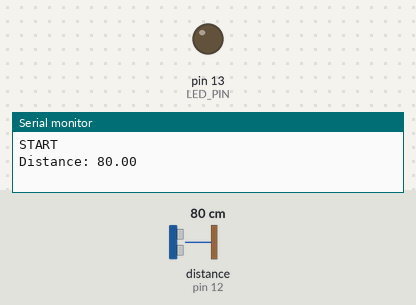
The sketch below on a simulated Arduino Uno, built with avr-gcc and run on an emulated ATmega328P. On the bench: output pins drawn as LEDs (lit = HIGH), the last lines printed to the serial monitor. Wiring (inferred from the names in the program): ultrasonic range finder: trigger pin 11; echo pin 12. Inputs (shaded band) come from the test bench; at power-on: distance to the obstacle (sensor on pin 12) 80 cm. The echo pulse lasts 58.3 µs per cm; pins used as bus, display or sensor lines are not drawn.

Above: at 0.1 s.
At 0.7 s:
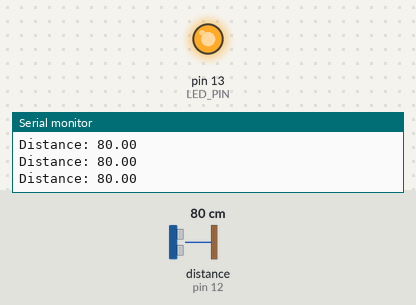
Timing chart, 0 to 2.2 s (numbered marks = the images above):
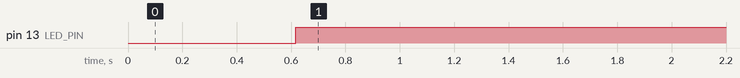

The sketch:

Tualet.ino
```cpp
/*
 Для запоминания в еепром начального расстояния, прикрыть вплотную излучатель и выйти.
 Через 6 сек устройство считает расстояние и примет его за начальное

 */
#include <avr/wdt.h>
#include <EEPROM.h>

const int LED_PIN = 13;      // select the pin for the LED
const int DIST_TRIG_PIN = 11;
const int DIST_ECHO_PIN = 12;
const int MaxCountBeforeOn= 2;
const int MaxCountBeforeOff= 10;
const int MaxCountBeforeCalibr= 2;

byte ControlDistanceSm = 60;

float DistanceSm;
int countBeforeOn= 0;
int countBeforeOff= 0;
int countBeforeCalibr = 0;
boolean switchedOn = false;

void setup() {
  pinMode(LED_PIN, OUTPUT);
  pinMode(DIST_TRIG_PIN, OUTPUT);
  pinMode(DIST_ECHO_PIN, INPUT);

  // initialize serial communications at 9600 bps:
  Serial.begin(9600);

  Serial.println("START");

  ControlDistanceSm = EEPROM.read(0);

  wdt_enable(WDTO_8S);  //если в loop не делать wdt_reset, то каждые 8сек будет перезагрузка
  wdt_reset();
}

void loop() {
  // read the analog in value:
  int checkDistanceStatus = checkDistanceAlarm();
  if (checkDistanceStatus == 1)
  {
    countBeforeOff = 0;
    countBeforeCalibr = 0;
    if (countBeforeOn < MaxCountBeforeOn)
    {
      countBeforeOn ++;
    }
    else
    {
      countBeforeOn = 0;
      switchedOn = true;
      swithRelay();
    }
  }
  else if (checkDistanceStatus == 0)
  {
    countBeforeOn = 0;
    countBeforeCalibr = 0;
    if (countBeforeOff < MaxCountBeforeOff)
    {
      countBeforeOff ++;
    }
    else
    {
      countBeforeOff = 0;
      switchedOn = false;
      swithRelay();
    }
  }
  else  //checkDistanceStatus == 2
  {
    countBeforeOn = 0;
    countBeforeOff = 0;
    if (countBeforeCalibr < MaxCountBeforeCalibr)
    {
      countBeforeCalibr ++;
    }
    else
    {
      countBeforeCalibr = 0;
      Serial.println("eeprom");

      delay(6000);
      GetDistance();
      ControlDistanceSm = DistanceSm;
      Serial.println(ControlDistanceSm);
      saveEeprom();
    }
  }

  delay(300);

  cli(); //запрещает прерывания
  wdt_reset(); //сброс собаки, если не сбросить - вызовется перезагрузка процессора
  sei(); //разрешает прерывания
}

// return - 0 если никого нет; 1 - если есть; 2 - если сенсор закрыли перед калибровкой
int checkDistanceAlarm()
{
  boolean nResult = 0;
  GetDistance();
//      Serial.print("DistanceZ: ");
//      Serial.println(ControlDistanceSm);
        Serial.print("Distance: ");
      Serial.println(DistanceSm);

  if (DistanceSm < 0)
  {
    Serial.println("калибровка");
    nResult = 2;
  }
  else if (DistanceSm < (ControlDistanceSm - 10) || DistanceSm > (ControlDistanceSm + 10))
  {
      nResult = 1;
  }
  else
  {
      nResult = 0;
  }
  return nResult;
}

void GetDistance()
{
  digitalWrite(DIST_TRIG_PIN, HIGH); // Подаем сигнал на выход микроконтроллера
  delayMicroseconds(10); // Удерживаем 10 микросекунд
  digitalWrite(DIST_TRIG_PIN, LOW); // Затем убираем
  int time_us=pulseIn(DIST_ECHO_PIN, HIGH); // Замеряем длину импульса
  DistanceSm=time_us/58; // Пересчитываем в сантиметры
}

void swithRelay()
{
  if (switchedOn)
  {
    digitalWrite(LED_PIN, HIGH);
  }
  else
  {
    digitalWrite(LED_PIN, LOW);
  }
}

void saveEeprom()
{
    EEPROM.write(0, ControlDistanceSm);
}
```

Measured:
- by itself, pin 13 (LED_PIN): LOW → HIGH at 0.62 s
